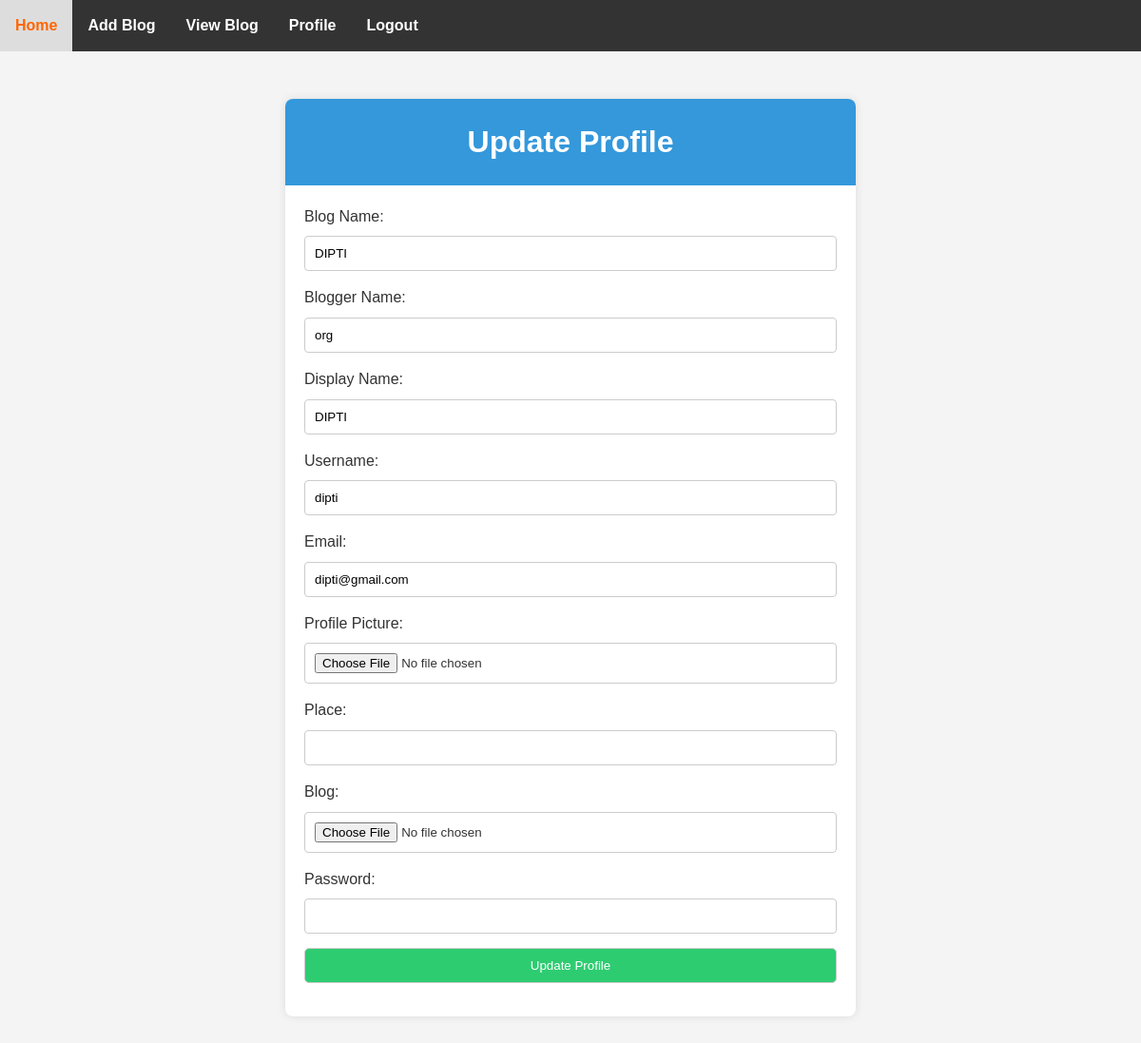
The page /EditProfilePage/ (signed in) on the database its author committed.
### myapp/models.py (models this page shows, shortened)
class Custom_User(AbstractUser):
    USER=[
        ('bloggers','Bloggers'),('viewers','Viewers')
    ]
    display_name=models.CharField(max_length=100)
    email=models.EmailField(blank=True, null=True)
    password=models.CharField(max_length=100)
    confirm_password=models.CharField(max_length=100)
    user_type=models.CharField(choices=USER,max_length=120)

### myProject/views.py (the view)
# urls.py: path('EditProfilePage/',EditProfilePage,name='EditProfilePage'),
def EditProfilePage(request):
    return render(request,'Editprofile.html')

### Template/Editprofile.html (shortened to what this page needs)
{% extends "dashboard.html" %}
{% block content %}
<!DOCTYPE html>
<html lang="en">
<head>
</head>
<body>
<div class="update-profile-container">
    <div class="update-profile-header">
        <h1>Update Profile</h1>
    </div>
    <form action="" method="post" enctype="multipart/form-data" class="form-group">
        <label for="first_name">Blog Name:</label>
        <input type="text" id="first_name" name="first_name" value="{{ request.user.first_name }}" required>
        <label for="last_name">Blogger Name:</label>
        <input type="text" id="last_name" name="last_name" value="{{ request.user.last_name }}" required>
        <label for="display_name">Display Name:</label>
        <input type="text" id="display_name" name="display_name" value="{{ request.user.display_name }}" required>
        <label for="username">Username:</label>
        <input type="text" id="username" name="username" value="{{ request.user.username }}" required readonly>
        <label for="email">Email:</label>
        <input type="email" id="email" name="email" value="{{ request.user.email }}" required readonly>
        <label for="profile_picture">Profile Picture:</label>
        <input type="file" id="profile_picture" name="profile_picture">
        <label for="skills">Place:</label>
        <input type="text" id="skills" name="skills" value="{{ request.user.skills }}">
        <label for="resume">Blog:</label>
        <input type="file" id="resume" name="resume">
        <label for="password">Password:</label>
        <input type="password" id="password" name="password" required>
        <input type="submit" value="Update Profile" class="update-profile-button">
    </form>
</div>
</body>
</html>
{% endblock content %}

### Template/dashboard.html (style rules this page uses)
body { font-family: Arial, sans-serif; margin: 0; padding: 0; }
* { margin: 0; padding: 0; box-sizing: border-box; }
body { font-family: Arial, sans-serif; background-color: #f4f4f4; line-height: 1.6; color: #333; }

### Template/Editprofile.html (style rules this page uses)
body { font-family: Arial, sans-serif; background-color: #f4f4f4; margin: 0; padding: 0; }
.update-profile-container { max-width: 600px; margin: 50px auto; background-color: #fff; border-radius: 8px; box-shadow: 0 0 10px rgba(0, 0, 0, 0.1); overflow: hidden; }
.update-profile-header { text-align: center; padding: 20px; background-color: #3498db; color: #fff; }
.form-group { padding: 20px; }
label { display: block; margin-bottom: 8px; }
input, textarea { width: 100%; padding: 10px; margin-bottom: 15px; border: 1px solid #ccc; border-radius: 4px; box-sizing: border-box; }
.update-profile-button { display: inline-block; padding: 10px 20px; background-color: #2ecc71; color: #fff; text-decoration: none; border-radius: 5px; }

### rows shown on the page
Custom_User: first_name "DIPTI", last_name "org", display_name "DIPTI", username "dipti", email "dipti@gmail.com"
